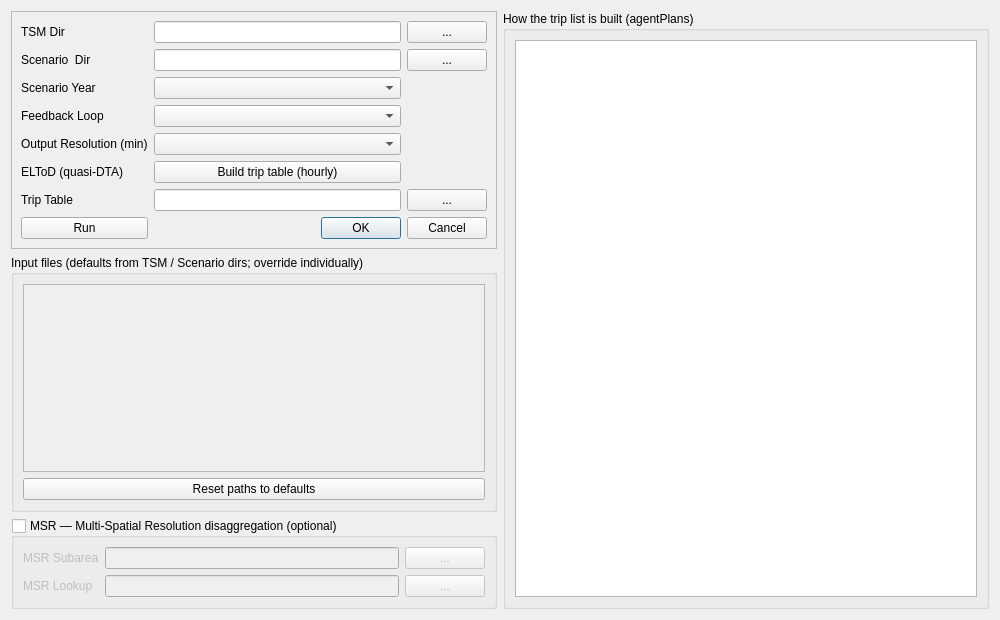
<?xml version="1.0" encoding="UTF-8"?>
<ui version="4.0">
 <class>Dialog_Triptable</class>
 <widget class="QDialog" name="Dialog_Triptable">
  <property name="geometry">
   <rect>
    <x>0</x>
    <y>0</y>
    <width>1000</width>
    <height>620</height>
   </rect>
  </property>
  <property name="windowTitle">
   <string>agentPlans (Trip List -&gt; Trip Table)</string>
  </property>
  <layout class="QHBoxLayout" name="topLayout">
   <item>
    <layout class="QVBoxLayout" name="leftColumn">
     <item>
      <widget class="QFrame" name="frame">
       <property name="frameShape">
        <enum>QFrame::StyledPanel</enum>
       </property>
       <property name="frameShadow">
        <enum>QFrame::Raised</enum>
       </property>
       <layout class="QGridLayout" name="gridLayout">
        <item row="0" column="0">
         <widget class="QLabel" name="label">
          <property name="text">
           <string>TSM Dir</string>
          </property>
         </widget>
        </item>
        <item row="0" column="1" colspan="3">
         <widget class="QLineEdit" name="lineEdit_TSMLoc"/>
        </item>
        <item row="0" column="4">
         <widget class="QPushButton" name="pushButton_ModelDir">
          <property name="text">
           <string>...</string>
          </property>
         </widget>
        </item>
        <item row="1" column="0">
         <widget class="QLabel" name="label_2">
          <property name="text">
           <string>Scenario  Dir</string>
          </property>
         </widget>
        </item>
        <item row="1" column="1" colspan="3">
         <widget class="QLineEdit" name="lineEdit_SCENLoc"/>
        </item>
        <item row="1" column="4">
         <widget class="QPushButton" name="pushButton_ScenDir">
          <property name="text">
           <string>...</string>
          </property>
         </widget>
        </item>
        <item row="2" column="0">
         <widget class="QLabel" name="label_3">
          <property name="text">
           <string>Scenario Year</string>
          </property>
         </widget>
        </item>
        <item row="2" column="1" colspan="3">
         <widget class="QComboBox" name="comboBox_Year"/>
        </item>
        <item row="3" column="0">
         <widget class="QLabel" name="label_4">
          <property name="text">
           <string>Feedback Loop</string>
          </property>
         </widget>
        </item>
        <item row="3" column="1" colspan="3">
         <widget class="QComboBox" name="comboBox_Feedback"/>
        </item>
        <item row="4" column="0">
         <widget class="QLabel" name="label_Resolution">
          <property name="text">
           <string>Output Resolution (min)</string>
          </property>
         </widget>
        </item>
        <item row="4" column="1" colspan="3">
         <widget class="QComboBox" name="comboBox_Resolution">
          <property name="toolTip">
           <string>Trip-list output time bin. 30 -&gt; :00/:30, 15 -&gt; :00/:15/:30/:45. LDT and truck sources are daily. NOTE: 15-min roughly doubles the trip count and memory vs 30-min.</string>
          </property>
         </widget>
        </item>
        <item row="5" column="0">
         <widget class="QLabel" name="label_eltod">
          <property name="text">
           <string>ELToD (quasi-DTA)</string>
          </property>
         </widget>
        </item>
        <item row="5" column="1" colspan="3">
         <widget class="QPushButton" name="pushButton_ELToDTable">
          <property name="toolTip">
           <string>Build the ELToD trip TABLE (hourly) for the ELToD (quasi-DTA) assignment, using this same agentPlans tool. The trip list resolution above does not apply -- the ELToD table is hourly.</string>
          </property>
          <property name="text">
           <string>Build trip table (hourly)</string>
          </property>
         </widget>
        </item>
        <item row="6" column="0">
         <widget class="QLabel" name="label_5">
          <property name="text">
           <string>Trip Table</string>
          </property>
         </widget>
        </item>
        <item row="6" column="1" colspan="3">
         <widget class="QLineEdit" name="lineEdit_triptable"/>
        </item>
        <item row="6" column="4">
         <widget class="QPushButton" name="browse_TripTable">
          <property name="text">
           <string>...</string>
          </property>
         </widget>
        </item>
        <item row="7" column="0">
         <widget class="QPushButton" name="pushButton_RunTT">
          <property name="text">
           <string>Run</string>
          </property>
         </widget>
        </item>
        <item row="7" column="3" colspan="2">
         <widget class="QDialogButtonBox" name="button_SaveCancel">
          <property name="orientation">
           <enum>Qt::Horizontal</enum>
          </property>
          <property name="standardButtons">
           <set>QDialogButtonBox::Cancel|QDialogButtonBox::Ok</set>
          </property>
         </widget>
        </item>
       </layout>
      </widget>
     </item>
     <item>
      <widget class="QGroupBox" name="groupBox_Inputs">
       <property name="title">
        <string>Input files (defaults from TSM / Scenario dirs; override individually)</string>
       </property>
       <layout class="QVBoxLayout" name="inputsLayout">
        <item>
         <widget class="QScrollArea" name="scrollArea_Inputs">
          <property name="widgetResizable">
           <bool>true</bool>
          </property>
          <widget class="QWidget" name="scrollAreaWidgetContents">
           <layout class="QGridLayout" name="gridLayout_Inputs"/>
          </widget>
         </widget>
        </item>
        <item>
         <widget class="QPushButton" name="pushButton_ResetInputs">
          <property name="text">
           <string>Reset paths to defaults</string>
          </property>
          <property name="toolTip">
           <string>Recompute every input path from the current TSM/Scenario dirs (discards manual overrides).</string>
          </property>
         </widget>
        </item>
       </layout>
      </widget>
     </item>
     <item>
      <widget class="QGroupBox" name="groupBox_MSR">
       <property name="title">
        <string>MSR — Multi-Spatial Resolution disaggregation (optional)</string>
       </property>
       <property name="checkable">
        <bool>true</bool>
       </property>
       <property name="checked">
        <bool>false</bool>
       </property>
       <layout class="QGridLayout" name="gridLayout_MSR">
        <item row="0" column="0">
         <widget class="QLabel" name="label_MSRSubarea">
          <property name="text">
           <string>MSR Subarea</string>
          </property>
         </widget>
        </item>
        <item row="0" column="1">
         <widget class="QLineEdit" name="lineEdit_MSRSubarea"/>
        </item>
        <item row="0" column="2">
         <widget class="QPushButton" name="browse_MSRSubarea">
          <property name="text">
           <string>...</string>
          </property>
         </widget>
        </item>
        <item row="1" column="0">
         <widget class="QLabel" name="label_MSRLookup">
          <property name="text">
           <string>MSR Lookup</string>
          </property>
         </widget>
        </item>
        <item row="1" column="1">
         <widget class="QLineEdit" name="lineEdit_MSRLookup"/>
        </item>
        <item row="1" column="2">
         <widget class="QPushButton" name="browse_MSRLookup">
          <property name="text">
           <string>...</string>
          </property>
         </widget>
        </item>
       </layout>
      </widget>
     </item>
    </layout>
   </item>
   <item>
    <widget class="QGroupBox" name="groupBox_Help">
     <property name="title">
      <string>How the trip list is built (agentPlans)</string>
     </property>
     <property name="minimumSize">
      <size>
       <width>440</width>
       <height>0</height>
      </size>
     </property>
     <layout class="QVBoxLayout" name="helpLayout">
      <item>
       <widget class="QTextBrowser" name="textBrowser_Help">
        <property name="openExternalLinks">
         <bool>true</bool>
        </property>
       </widget>
      </item>
     </layout>
    </widget>
   </item>
  </layout>
 </widget>
 <resources/>
 <connections/>
</ui>
